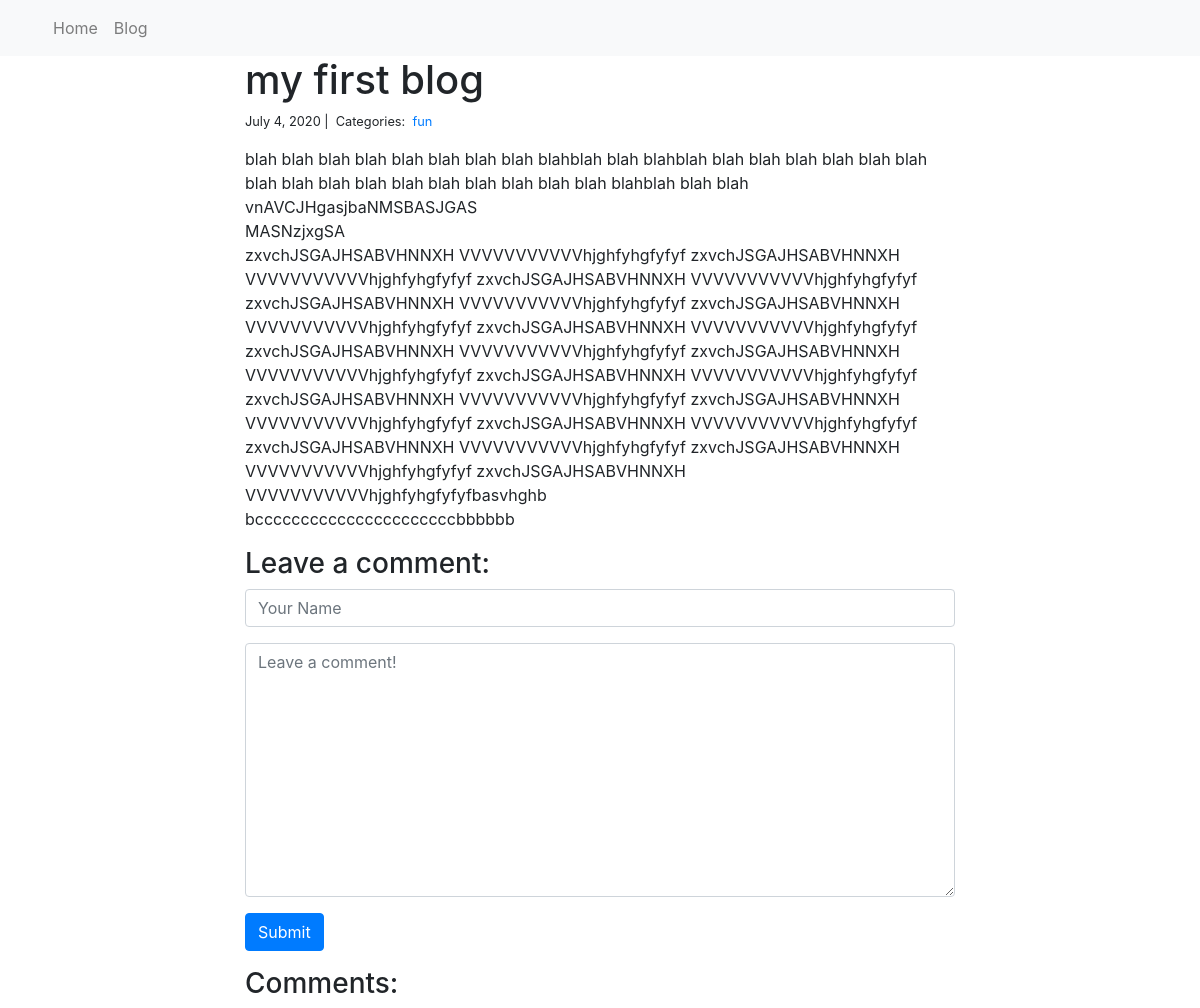
Page /blog/1/ on the committed database.
### blog/models.py (models this page shows)
class Post(models.Model):
    title = models.CharField(max_length=255)
    body = models.TextField()
    created_on = models.DateTimeField(auto_now_add=True)
    last_modified = models.DateTimeField(auto_now=True)
    categories = models.ManyToManyField("Category", related_name="posts")

class Category(models.Model):
    name = models.CharField(max_length=20)

### blog/views.py (the view, shortened to what this page needs)
# urls.py: path("blog/<int:pk>/", views.blog_detail, name="blog_detail"),
def blog_detail(request, pk):
    post = Post.objects.get(pk=pk)
    comments = Comment.objects.filter(post=post)
    form = CommentForm()
    context = {"post": post, "comments": comments, "form": form}
    return render(request, "blog_detail.html", context)

### blog/forms.py
class CommentForm(forms.Form):
    author = forms.CharField(
        max_length=60,
        widget=forms.TextInput(attrs={
            "class": "form-control",
            "placeholder": "Your Name"
        })
    )
    body = forms.CharField(widget=forms.Textarea(
        attrs={
            "class": "form-control",
            "placeholder": "Leave a comment!"
        })
    )

### blog/templates/blog_detail.html (shortened to what this page needs)
{% extends "base.html" %}
{% block page_content %}
<div class="col-md-8 offset-md-2">
    <h1>{{ post.title }}</h1>
    <small>
        {{ post.created_on.date }} |&nbsp;
        Categories:&nbsp;
        {% for category in post.categories.all %}
        <a href="{% url 'blog_category' category.name %}">
            {{ category.name }}
        </a>&nbsp;
        {% endfor %}
    </small>
    <p>{{ post.body | linebreaks }}</p>
    <h3>Leave a comment:</h3>
    <form action="/blog/{{ post.pk }}/" method="post">
        <div class="form-group">
            {{ form.author }}
        </div>
        <div class="form-group">
            {{ form.body }}
        </div>
        <button type="submit" class="btn btn-primary">Submit</button>
    </form>
    <h3>Comments:</h3>
</div>
{% endblock %}

### personal_blog/templates/base.html (shortened to what this page needs)
<link rel="stylesheet" href="https://stackpath.bootstrapcdn.com/bootstrap/4.1.3/css/bootstrap.min.css">
<nav class="navbar navbar-expand-lg navbar-light bg-light">
    <div class="container">
        <div class="collapse navbar-collapse" id="navbarSupportedContent">
          <ul class="navbar-nav mr-auto">
            <li class="nav-item active">
            <li class="nav-item">
              <a class="nav-link" href="{% url 'blog_index' %}">Home</a>
            </li>
            <li class="nav-item">
                <a class="nav-link" href="{% url 'blog_index' %}">Blog</a>
              </li>
          </ul>
        </div>
    </div>
</nav>
<div class="container">
    {% block page_content %}{% endblock %}
</div>

### rows in the picture
Post: title "my first blog", created_on "July 4, 2020", body "blah blah blah blah blah blah blah blah blahblah blah blahblah blah blah blah blah blah blah blah blah blah blah blah blah blah blah blah blah blahblah blah blah vnAVCJHgasjbaNMSBASJGAS MASNzjxgSA zxvchJSGAJHSABVHNNXH VVVVVVVVVVVhjghfyhgfyfyf zxvchJSGAJHSABVHNNXH VVVVVVVVVVVhjghfyhgfyfyf zxvchJSGAJHSABVHNNXH VVVVVVVVVVVhjghfyhgfyfyf zxvchJSGAJHSABVHNNXH VVVVVVVVVVVhjghfyhgfyfyf zxvchJSGAJHSABVHNNXH VVVVVVVVVVVhjghfyhgfyfyf zxvchJSGAJHSABVHNNXH VVVVVVVVVVVhjghfyhgfyfyf zxvchJSGAJHSABVHNNXH VVVVVVVVVVVhjghfyhgfyfyf zxvchJSGAJHSABVHNNXH VVVVVVVVVVVhjghfyhgfyfyf zxvchJSGAJHSABVHNNXH VVVVVVVVVVVhjghfyhgfyfyf zxvchJSGAJHSABVHNNXH VVVVVVVVVVVhjghfyhgfyfyf zxvchJSGAJHSABVHNNXH…"
Category: name "fun"
